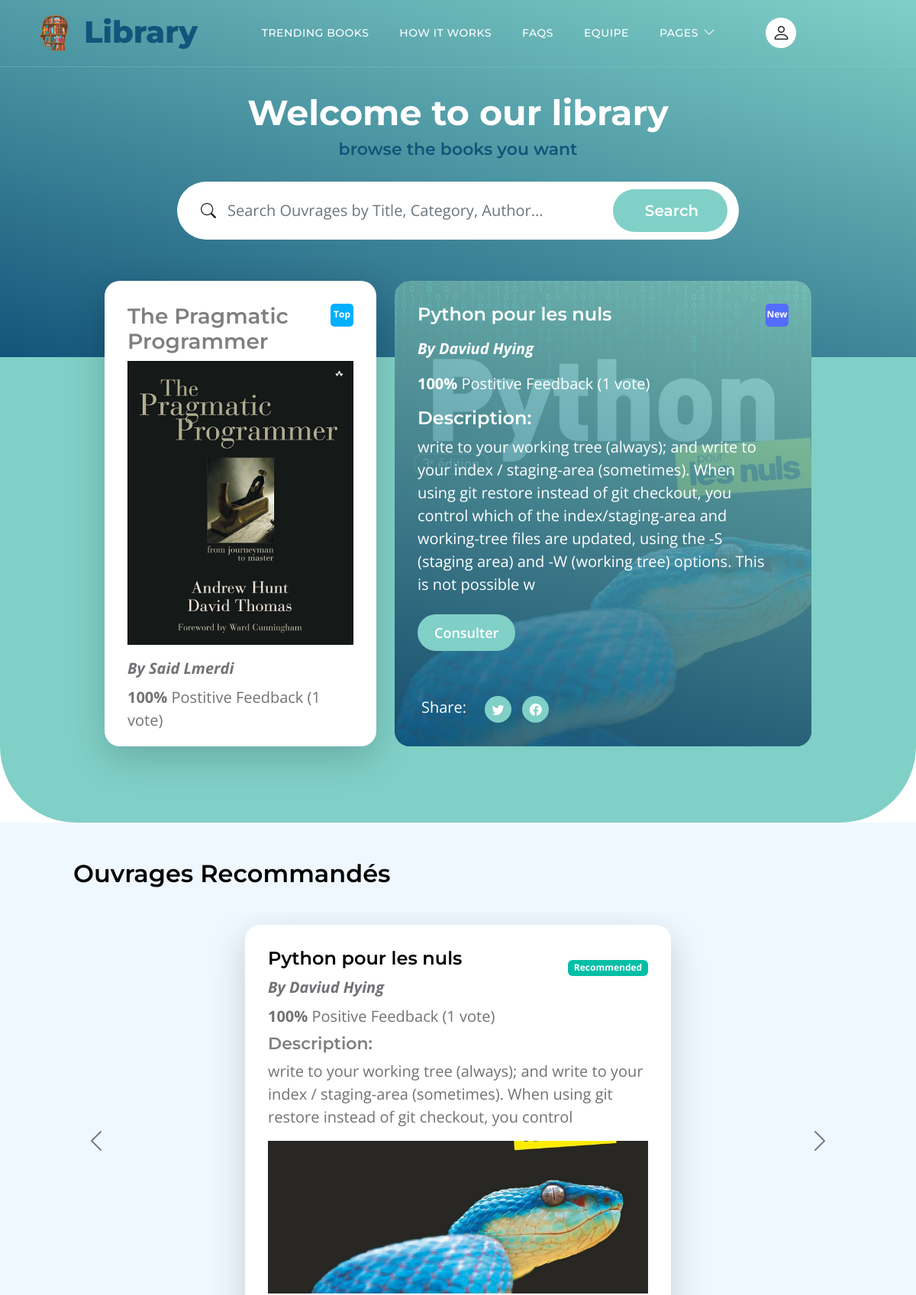
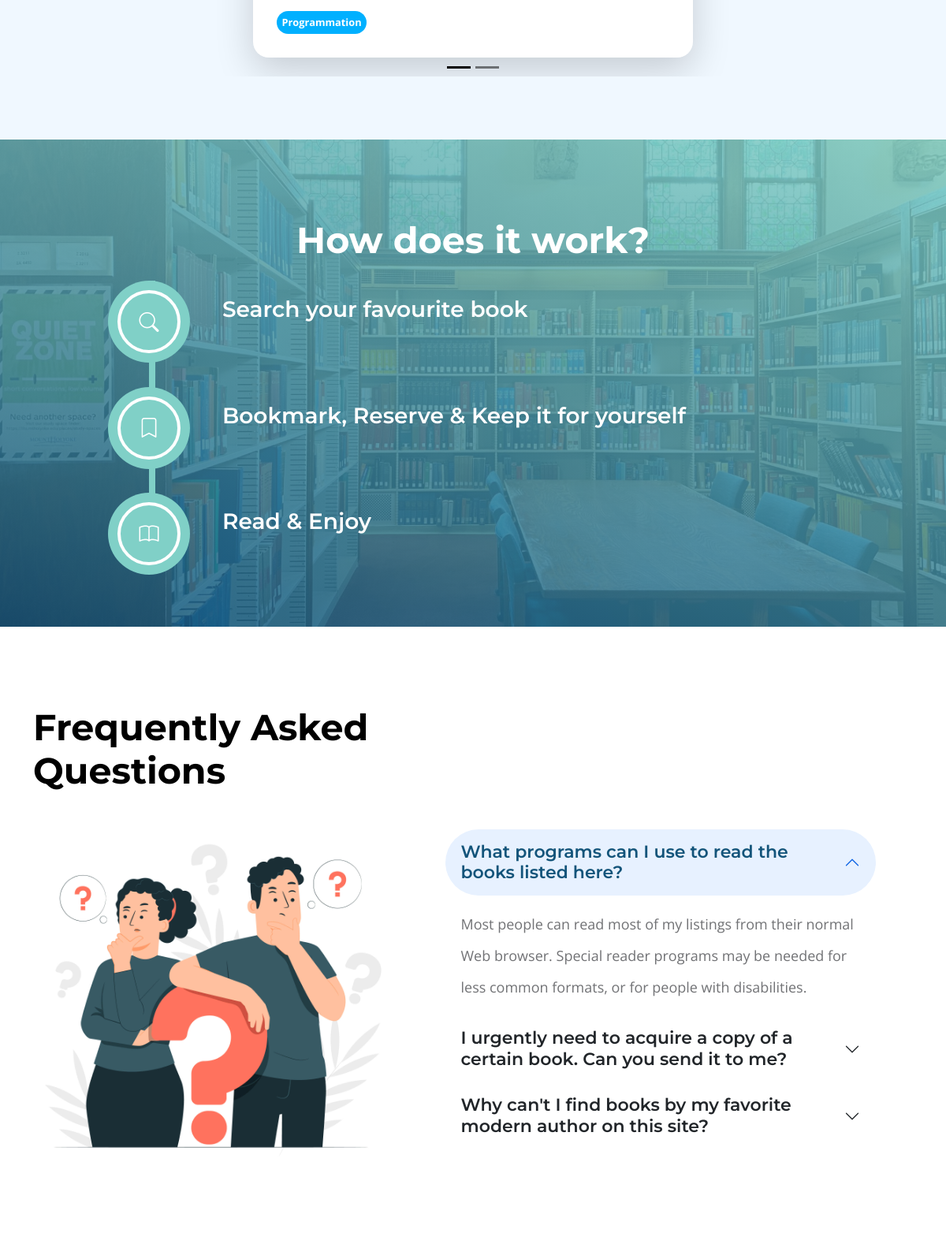
The page / (upper part) on the database its author committed (2 pictures, top to bottom).
### ouvrages/models.py (models this page shows, shortened)
class Ouvrage(models.Model):
    id = models.UUIDField(default=uuid.uuid4, unique=True, primary_key=True, editable=False)
    titre = models.CharField(max_length=200)
    auteurs = models.ManyToManyField('Auteur', blank=True)
    featured_image = models.ImageField(null=True, blank=True, default="default.jpg")
    description = models.TextField(blank=True)
    categories = models.ManyToManyField('Categorie', blank=True)
    recommended = models.BooleanField(default=False, blank=True)
    exemplaires_total = models.IntegerField(default=0, null=True, blank=True)
    vote_total = models.IntegerField(default=0, null=True, blank=True)
    vote_ratio = models.IntegerField(default=0, null=True, blank=True)
    date_achat = models.DateTimeField(auto_now_add=True)
    class Meta:
        ordering = ['-vote_ratio', '-vote_total', 'titre']

class Auteur(models.Model):
    id = models.UUIDField(default=uuid.uuid4, unique=True, primary_key=True, editable=False)
    MONSIEUR = 'M'
    MADAME = 'MME'
    TITLE_CHOICES = [
    (MONSIEUR, 'M.'),
    (MADAME, 'Mme.'),
    ]
    nomComplet = models.CharField(max_length=100)
    title = models.CharField(max_length=3, choices=TITLE_CHOICES)
    birth_date = models.DateField(blank=True, null=True)
    def __str__(self):
        return f"{self.nomComplet}"

class Categorie(models.Model):
    name = models.CharField(max_length=200)
    id = models.UUIDField(default=uuid.uuid4, unique=True, primary_key=True, editable=False)
    def __str__(self):
        return self.name

### ouvrages/views.py (the view)
# urls.py: path('', views.index, name="index"),
def index(request):
    ouvrages, search_query = searchOuvrages(request)
    categories = Categorie.objects.all()
    ouvrage_count = ouvrages.count()
    best_ouvrage = Ouvrage.objects.exclude(vote_total=0).order_by('-vote_ratio').first()
    newest_ouvrage = Ouvrage.objects.order_by('-date_achat').first()
    recommended_ouvrages = Ouvrage.objects.filter(recommended=True)
    context = {'ouvrages': ouvrages, 'categories': categories,
               'ouvrage_count': ouvrage_count, 'best_ouvrage' : best_ouvrage,
               'newest_ouvrage': newest_ouvrage , 'recommanded_ouvrages' : recommended_ouvrages, 'search_query': search_query}
    return render(request, 'ouvrages/index.html', context)

### ouvrages/templates/ouvrages/index.html (shortened to what this page needs)
{% extends "main.html" %}
{% block content%}
{% load static %}
<section class="hero-section d-flex justify-content-center align-items-center" id="section_1" style="padding-top: 120px;">
    <div class="container">
        <div class="row">
            <div class="col-lg-8 col-12 mx-auto">
                <h2 class="text-white text-center">Welcome to our library</h2>
                <h6 class="text-center">browse the books you want</h6>
                <form method="GET"  action="{% url 'ouvrages:browse' %}" class="custom-form mt-lg-4 pt-1 pb-1 mb-lg-0 mb-2" role="search">
                    <div class="input-group input-group-lg">
                        <span class="input-group-text bi-search" id="basic-addon1">
                        </span>
                        <input name="search_query" value="{{search_query}}" type="search" class="form-control" id="search_query" placeholder="Search Ouvrages by Title, Category, Author..." aria-label="Search">
                        <button type="submit" class="form-control">Search</button>
                    </div>
                </form>
            </div>
        </div>
    </div>
</section>
<section class="featured-section">
    <div class="container">
        <div class="row justify-content-center">
            {% if best_ouvrage and best_ouvrage.id %}
            <div class="col-lg-4 col-12 mb-lg-0" style="height: 610px;">
                <div class="custom-block bg-white shadow-lg d-inline-block">
                    <a href="{% url 'ouvrages:ouvrage' best_ouvrage.id%}">
                        <div class="d-flex flex-column">
                            <div class="d-flex flex-row justify-content-between">
                                <h4 class="text-black-50 mb-2">{{best_ouvrage.titre}} </h4>
                                <span class="badge bg-design rounded-pill ms-auto mt-0 mb-3">Top</span>
                            </div>
                            <div class="overflow-hidden mb-3">
                                <img class="img-fluid" style="object-fit: cover;object-position: top center;" src="{{ best_ouvrage.featured_image.url }}"alt="">
                            </div>
                            <div>
                                <p class="mb-2 fst-italic" style="font-weight: bold;">
                                {% if best_ouvrage.auteurs.all.count == 1 %}
                                    By {% for auteur in best_ouvrage.auteurs.all %}
                                            {{ auteur }}
                                    {% endfor %}
                                {% endif %}
                                </p>
                                    <p class="mb-0">
                                        <span style="font-weight: bold;">{{best_ouvrage.vote_ratio}}%</span> Postitive
                                            Feedback ({{best_ouvrage.vote_total}} vote{{ best_ouvrage.vote_total|pluralize:"s" }})
                                    </p>
                            </div>
                        </div>
                    </a>
                </div>
            </div>
            {% endif%}
            {% if newest_ouvrage and newest_ouvrage.id %}
            <div class="col-lg-6 col-12">
                <div class="custom-block custom-block-overlay" style="height: 610px;">
                    <div class="d-flex flex-column">
                        <div class="overflow-hidden">
                            <img class="img-fluid" style="height: 50rem; object-fit: cover;" src="{{ newest_ouvrage.featured_image.url }}" alt="">
                        </div>
                        <div class="custom-block-overlay-text d-flex">
                            <div>
                                <h5 class="text-white mb-3">{{newest_ouvrage.titre}}</h5>
                                <p style="font-weight: bold;" class="text-white fst-italic mb-3">
                                    {% if newest_ouvrage.auteurs.all.count == 1 %}
                                        By {% for auteur in newest_ouvrage.auteurs.all %}
                                                {{ auteur }}
                                        {% endfor %}
                                    {% endif %}
                                </p>
                                    <p class="text-white mt-2">
                                        <span style="font-weight: bold;">{{newest_ouvrage.vote_ratio}}%</span> Postitive
                                        Feedback ({{newest_ouvrage.vote_total}} vote{{ newest_ouvrage.vote_total|pluralize:"s" }})
                                    </p>
                                <h5 class="text-white mb-2">Description:</h5>
                                <p class="text-white mb-2">{{newest_ouvrage.description|slice:"300"}}</p>
                                <a href="{% url 'ouvrages:ouvrage' newest_ouvrage.id%}" class="btn custom-btn mt-2 mt-lg-3">Consulter</a>
                            </div>
                            <span class="badge bg-finance rounded-pill ms-auto">New</span>
                        </div>
                        <div class="social-share d-flex">
                            <p class="text-white me-4">Share:</p>
                            <ul class="social-icon">
                                <li class="social-icon-item">
                                    <a href="#" class="social-icon-link bi-twitter"></a>
                                </li>
                                <li class="social-icon-item">
                                    <a href="#" class="social-icon-link bi-facebook"></a>
                                </li>
                            </ul>
                        </div>
                    </div>
                </div>
            </div>
            {% endif%}
        </div>
    </div>
</section>
<section class="section-bg" style="padding-top: 40px; padding-bottom: 80px;" id="section_2">
    <div class="col-lg-12 col-12">
        <h3 class="mb-4 ps-5 pb-2 ms-lg-5 mt-2">Ouvrages Recommandés</h3>
    </div>
    <div class="container">
        <div id="recomCarousel" class="carousel carousel-dark slide" data-bs-ride="carousel" data-bs-touch="false">
            <div class="carousel-indicators m-auto">
                <button type="button" data-bs-target="#recomCarousel" data-bs-slide-to="0" class="active" aria-current="true" aria-label="Slide 1"></button>
                <button type="button" data-bs-target="#recomCarousel" data-bs-slide-to="1" aria-label="Slide 2"></button>
            </div>
            <div class="carousel-inner">
                {% for ouvrage in recommanded_ouvrages %}
                <div class="carousel-item {% if forloop.first %}active{% endif %}">
                    <div class="col-lg-6 col-md-6 col-12 mt-3 mb-4 mb-lg-4 mx-auto">
                        <div class="custom-block bg-white shadow-lg">
                            <a href="{% url 'ouvrages:ouvrage' ouvrage.id%}">
                                <div class="d-flex">
                                    <div class="w-100">
                                        <div class="d-flex flex-row justify-content-lg-between">
                                            <h5 class="mb-2">{{ouvrage.titre}}</h5>
                                            <span class="badge bg-education align-self-end" style="height: 1.3rem;">Recommended</span>
                                        </div>
                                        <p class="mb-2 fst-italic" style="font-weight: bold;">
                                            {% if ouvrage.auteurs.all.count == 1 %}
                                                By {% for auteur in ouvrage.auteurs.all %}
                                                    {{ auteur }}
                                                {% endfor %}
                                            {% endif %}
                                        </p>
                                        <p class="mb-0">
                                            <span style="font-weight: bold;">{{ouvrage.vote_ratio}}%</span> Positive
                                            Feedback ({{ouvrage.vote_total}} vote{{ ouvrage.vote_total|pluralize:"s" }})
                                        </p>
                                        <h6 class="mt-2 text-black-50 mb-2">Description:</h6>
                                        <p class="mt-2">{{ouvrage.description|slice:"150"}}</p>
                                    </div>
                                </div>
                                <img src="{{ ouvrage.featured_image.url }}" class="custom-block-image img-fluid mt-lg-0 mt-3" alt="">
                                <div class="mt-3">
                                    {% for categorie in ouvrage.categories.all %}
                                        <span class="tag bg-design me-1">{{categorie}}</span>
                                    {% endfor %}
                                </div>
                            </a>
                        </div>
                    </div>
                </div>
                {% endfor %}
            </div>
            <button class="carousel-control-prev" type="button" data-bs-target="#recomCarousel" data-bs-slide="prev">
                <span class="carousel-control-prev-icon" aria-hidden="true"></span>
            </button>
            <button class="carousel-control-next" type="button" data-bs-target="#recomCarousel" data-bs-slide="next">
                <span class="carousel-control-next-icon" aria-hidden="true"></span>
            </button>
        </div>
    </div>
</section>
<section class="timeline-section section-padding" style="background-image: url('{% static 'images/bib.png' %}')" id="section_3">
    <div class="section-overlay"></div>
    <div class="container">
        <div class="row">
            <div class="col-12 text-center">
                <h2 class="text-white mb-4">How does it work?</h1>
            </div>
            <div class="col-lg-10 col-12 mx-auto">
                <div class="timeline-container">
                    <ul class="vertical-scrollable-timeline" id="vertical-scrollable-timeline">
                        <li>
                            <h4 class="text-white mb-3">Search your favourite book</h4>
                            <div class="icon-holder">
                                <i class="bi-search"></i>
                            </div>
                        </li>
                        <li>
                            <h4 class="text-white mb-3">Bookmark, Reserve &amp; Keep it for yourself</h4>
                            <div class="icon-holder">
                                <i class="bi-bookmark"></i>
                            </div>
                        </li>
                        <li>
                            <h4 class="text-white mb-3">Read &amp; Enjoy</h4>
                            <div class="icon-holder">
                                <i class="bi-book"></i>
                            </div>
                        </li>
                    </ul>
                </div>
            </div>
        </div>
    </div>
</section>
<section class="faq-section section-padding" id="section_4">
    <div class="container">
        <div class="row">
            <div class="col-lg-6 col-12">
                <h2 class="mb-4">Frequently Asked Questions</h2>
            </div>
            <div class="col-lg-5 col-12">
                <img src="{% static 'images/faq_graphic.jpg' %}" class="img-fluid" alt="FAQs">
            </div>
            <div class="col-lg-6 col-12 m-auto">
                <div class="accordion" id="accordionExample">
                    <div class="accordion-item">
                        <h2 class="accordion-header" id="headingOne">
                            <button class="accordion-button" type="button" data-bs-toggle="collapse" data-bs-target="#collapseOne" aria-expanded="true" aria-controls="collapseOne">
                                What programs can I use to read the books listed here?
                            </button>
                        </h2>
                        <div id="collapseOne" class="accordion-collapse collapse show" aria-labelledby="headingOne" data-bs-parent="#accordionExample">
                            <div class="accordion-body">
                                Most people can read most of my listings from their normal Web browser. Special reader programs may be needed for less common formats, or for people with disabilities.
                            </div>
                        </div>
                    </div>
                    <div class="accordion-item">
                        <h2 class="accordion-header" id="headingTwo">
                            <button class="accordion-button collapsed" type="button" data-bs-toggle="collapse" data-bs-target="#collapseTwo" aria-expanded="false" aria-controls="collapseTwo">
                                I urgently need to acquire a copy of a certain book. Can you send it to me?
                        </button>
                        </h2>
                    </div>
                    <div class="accordion-item">
                        <h2 class="accordion-header" id="headingThree">
                            <button class="accordion-button collapsed" type="button" data-bs-toggle="collapse" data-bs-target="#collapseThree" aria-expanded="false" aria-controls="collapseThree">
                                Why can't I find books by my favorite modern author on this site?
                        </button>
                        </h2>
                    </div>
                </div>
            </div>
        </div>
    </div>
</section>
{% endblock content%}

### rows shown on the page
Ouvrage: titre "The Pragmatic Programmer", featured_image (picture), vote_ratio "100", vote_total "1"
Auteur: nomComplet "Said Lmerdi"
Ouvrage: featured_image (picture), titre "Python pour les nuls", vote_ratio "100", vote_total "1", description "write to your working tree (always); and write to your index / staging-area (sometimes). When using git restore instead of git checkout, you control which of the index/staging-area and working-tree files are updated, using the -S (staging area) and -W (working tree) options. This is not possible w", description "write to your working tree (always); and write to your index / staging-area (sometimes). When using git restore instead of git checkout, you control"
Auteur: nomComplet "Daviud Hying"
Categorie: name "Programmation"
